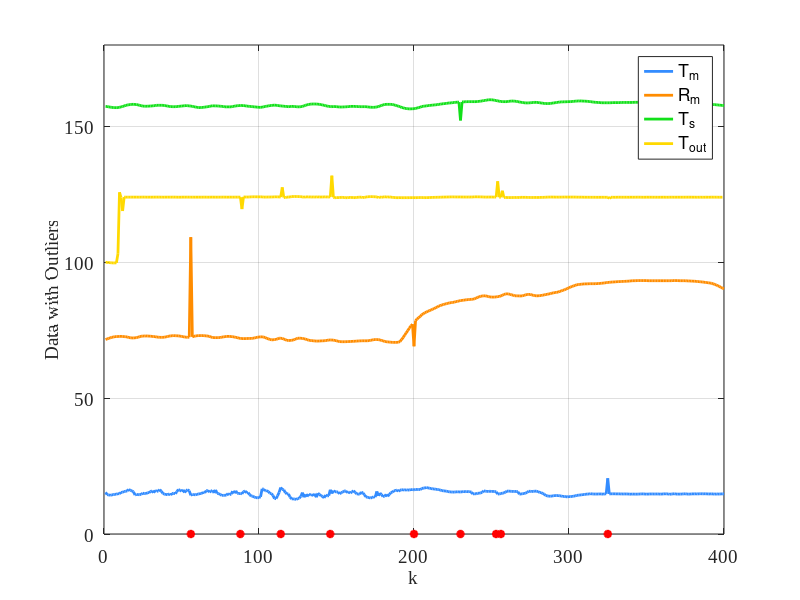
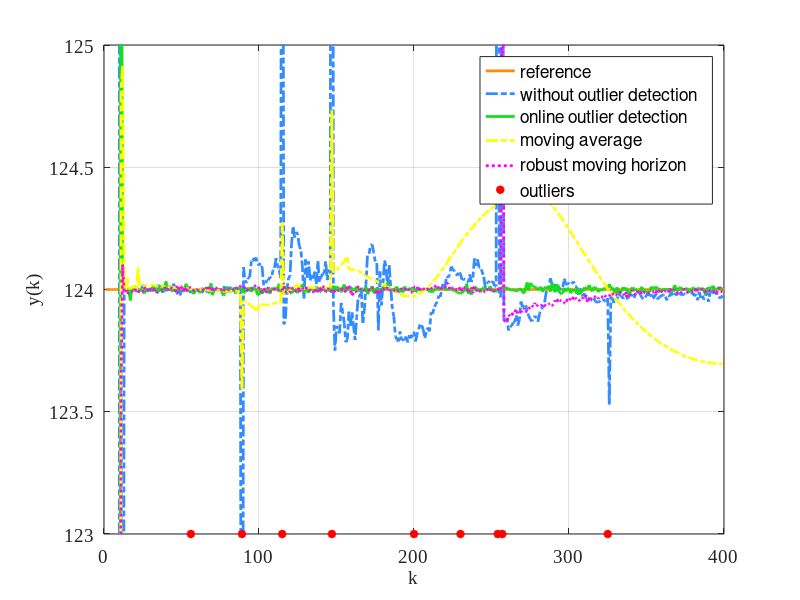

Recreate these plots in MATLAB, in order.
clear;
clc;

load('Data210903.mat')
OriData = OriData(201:600,:);
InitTemp = OriData(:,2);         %  x1  
Speed = OriData(:,3);            %  x2  
SteamTemp = OriData(:,4);        %  x3  
Multi = OriData(:,1);            
x1 = Speed;
x2 = InitTemp;
x3 = SteamTemp;

x1(325) = x1(325)+5.8;
x2(56) = x2(56)+36.8;
x2(200) = x2(200)-8.8;
x3(230) = x3(230)-6.8;

figure(1)
plot(x1,'b','linewidth',2,'color',[0.20,0.55,1.00]);hold on;
plot(x2,'r','linewidth',2,'color',[1.00,0.55,0.00]);hold on;
plot(x3,'g','linewidth',2,'color',[0.07,0.88,0.10]);hold on;

%% BDC no outlier detection
N = 400;

%real parameter
theta = [ 0.0049; 0.9840; 0.0091; 0.0035; 0.0042; 0.0016 ];

%  reference
y_r = 124*ones(400,1);

% noise
e = 0.01*randn(1,N);
e(88) = -4.4;
e(114) = 3.6;
e(146) = 8;
e(253) = 5.8;
e(256) = 2.4;

% parameter estimation
theta_hat(:,2) = [0.01; 0.01; 0.01; 0.01; 0.01; 0.01];

% initial value
u = 0*ones(1,400);
y(1) = 100;
y(2) = 100;
y_real(1) = 100;
y_real(2) = 100;
P(:,:,1) = 100*eye(6);
P(:,:,2) = 100*eye(6);

u(2) = 1;
phi(:,2) = [u(2); y(2); y(1); x1(2); x2(2); x3(2)];

lamda=0.01;
gamma = 0;

for k = 2:398
    y_real(k+1) = theta'*phi(:,k);
    y(k+1) = y_real(k+1)+e(k);
       
    K(:,k) = P(:,:,k)*phi(:,k)*inv(0.01+phi(:,k)'*P(:,:,k)*phi(:,k));
    theta_hat(:,k+1) = theta_hat(:,k)+K(:,k)*(y(k+1)-theta_hat(:,k)'*phi(:,k));
    P(:,:,k+1) = (eye(6)-K(:,k)*phi(:,k)')*P(:,:,k);
 
    u(k+1) = -((P(1,2:6,k+1)+theta_hat(1,k+1)*theta_hat(2:6,k+1)')*[ y(k+1); y(k); x1(k+1); x2(k+1); x3(k+1)]-theta_hat(1,k+1)*y_r(k+2))/(P(1,1,k+1) +theta_hat(1,k+1)^2+gamma);
    flag = u(k+1)*P(1,1,k+1)+P(1,2:6,k+1)*[ y(k+1); y(k); x1(k+1); x2(k+1); x3(k+1)];
        if flag>=0
            u(k+1) = u(k+1)+lamda*trace(P(:,:,k+1));
        end
        if flag<0
            u(k+1) = u(k+1)-lamda*trace(P(:,:,k+1));
        end

    phi(:,k+1) = [u(k+1); y(k+1); y(k); x1(k+1); x2(k+1); x3(k+1)];
    
end

y_BDC_no = y;
plot(y,'y','linewidth',2,'color',[1.00,0.85,0.00]);hold on;
outlier_k = [56; 88; 114; 146; 200; 253; 256; 230; 325];
outlierplot = zeros(1,400);
plot(outlier_k, outlierplot(outlier_k),'*r','linewidth',2);hold off;
axis([0 400 0 180])
set(gca,'FontSize',14,'Fontname', 'Times New Roman');
xlabel('k','fontsize',14); % x
ylabel('Data with Outliers','fontsize',14); % y
legend('T_m','R_m','T_s','T_{out}')
grid on;


%% BDC+online outlier detetion
clear u  y theta_hat phi K P;

N = 400;

%real parameter
theta = [ 0.0049; 0.9840; 0.0091; 0.0035; 0.0042; 0.0016 ];

%  reference
y_r = 124*ones(400,1);

%%%%% outlier %%%%%
e = 0.01*randn(1,N);
e(88) = -4.4;
e(114) = 3.6;
e(146) = 8;
e(253) = 5.8;
e(256) = 2.4;

% parameter estimation
theta_hat(:,2) = [0.01; 0.01; 0.01; 0.01; 0.01; 0.01];

% initial value
u = 0*ones(1,400);
y(1) = 100;
y(2) = 100;
y_real(1) = 100;
y_real(2) = 100;
P(:,:,1) = 100*eye(6);
P(:,:,2) = 100*eye(6);

u(2) = (y_r(3)-(theta_hat(2:6,2)'*[ y(2); y(1); x1(2); x2(2); x3(2)]))/theta_hat(1,2);
u(2) = 1;
phi(:,2) = [u(2); y(2); y(1); x1(2); x2(2); x3(2)];
lamda=0.01;
gamma = 0;

%outlier detection set
Dimension = 4;              %

eta_dist = 3.8;
eta_direct =1.55;  %2

dist_store(1) = 0.1;  %  
direct_store(:,1) = [0.1; 0.1; 0.1; 0.1];  % 
nonOutlier = 2;
flag_dist=0;
flag_direct=0;
flag_outlier = 0;

i_dis = 0;
i_dir_1 = 0;
i_dir_2 = 0;
i_dir_3 = 0;
i_dir_4 = 0;

a=0;

for k = 2:398
    y_real(k+1) = theta'*phi(:,k);
    y(k+1) = y_real(k+1)+e(k);
    
    if k>=21

%%%%%%%%%%%%%  online outlier detection   %%%%%%%%%
        dist_store(k) = 0.000000001+norm([y(k); x1(k); x2(k); x3(k)]-[y(k-1); x1(k-1); x2(k-1); x3(k-1)]);         %
        delta_d = std(dist_store(1:k));      % 
        
        % 
        END = 0;       
        for i = 1:k
            END = END +  2*i/k/(k+1)*dist_store(i);
        end          
        if k>=11        
                for i = k-10:k
                     END = END + 2*i/11/(2*k-10)*dist_store(i);
                end
        end
        if k<11   
                for i = 1:k
                    END = END +  2*i/k/(k+1)*dist_store(i);
                end     
        end      

         
        BoundUp_dist = END+eta_dist*delta_d;
        BoundDown_dist = END-eta_dist*delta_d;       
        
        dist_up(k) = BoundUp_dist;
        dist_do(k) = BoundDown_dist;
        
        dist_real = norm([y(k+1); x1(k+1); x2(k+1); x3(k+1)]-[y(k); x1(k); x2(k); x3(k)]);        
        dis_real_p(k) = dist_real;
        
        flag_dist=0;
        if dist_real<BoundDown_dist  ||  dist_real>BoundUp_dist
            flag_dist = 1;
            i_dis = i_dis+1;
            criti_dis(i_dis) = k;
        end      

  
             direct_store(:,k) = ([y(k); x1(k); x2(k); x3(k)]-[y(k-1); x1(k-1); x2(k-1); x3(k-1)])/(0.00000001+norm([y(k); x1(k); x2(k); x3(k)]-[y(k-1); x1(k-1); x2(k-1); x3(k-1)]));  %方向
             delta_v = std(direct_store(:,1:k),0,2);      % 

            ENDV=zeros(Dimension,1);
            if k>=11        
                    for i = k-10:k
                        for j=1:Dimension
                                ENDV(j) = ENDV(j) + 2*i/11/(2*k-10)*direct_store(j,i);
                        end
                    end
            end
            if k<11    
                    for i = 1:k
                        for j=1:Dimension
                                ENDV(j) = ENDV(j) + 2*i/k/(k+1)*direct_store(j,i);
                        end
                    end            
            end

            BoundUp_direct = ENDV+eta_direct*delta_v;
            BoundDown_direct = ENDV-eta_direct*delta_v;  

            dir_up(:,k) = BoundUp_direct;
            dir_do(:,k) = BoundDown_direct;

            direct_real = ([y(k+1); x1(k+1); x2(k+1); x3(k+1)]-[y(k); x1(k); x2(k); x3(3)])/norm([y(k+1); x1(k+1); x2(k+1); x3(k+1)]-[y(k); x1(k); x2(k); x3(k)]);
             dir_real_p(:,k) = direct_real;

        flag_direct=0;
        for i=1:Dimension
            if direct_real(i)<BoundDown_direct(i)  || direct_real(i)>BoundUp_direct(i) 
                flag_direct = 1;
                if i==1
                        i_dir_1 = i_dir_1+1;
                        criti_dir_1(i_dir_1) = k;
                end
                if i==2
                        i_dir_2 = i_dir_2+1;
                        criti_dir_2(i_dir_2) = k;
                end
                if i==3
                        i_dir_3 = i_dir_3+1;
                        criti_dir_3(i_dir_3) = k;
                end
                if i==4
                        i_dir_4 = i_dir_4+1;
                        criti_dir_4(i_dir_4) = k;
                end
            end         
        end    

            if flag_dist==1 &&flag_direct==1
                a=a+1;
                outlier(a)=k+1;   
                 x1(k+1) = x1(k);
                 x2(k+1) = x2(k);
                 x3(k+1) = x3(k);
                  y(k+1) = y(k);

            else
                flag_outlier = 0;
                nonOutlier = k+1;
            end        

    end
     
    K(:,k) = P(:,:,k)*phi(:,k)*inv(0.01+phi(:,k)'*P(:,:,k)*phi(:,k));
    theta_hat(:,k+1) = theta_hat(:,k)+K(:,k)*(y(k+1)-theta_hat(:,k)'*phi(:,k));
    P(:,:,k+1) = (eye(6)-K(:,k)*phi(:,k)')*P(:,:,k);

    u(k+1) = -((P(1,2:6,k+1)+theta_hat(1,k+1)*theta_hat(2:6,k+1)')*[ y(k+1); y(k); x1(k+1); x2(k+1); x3(k+1)]-theta_hat(1,k+1)*y_r(k+2))/(P(1,1,k+1) +theta_hat(1,k+1)^2+gamma);
    flag = u(k+1)*P(1,1,k+1)+P(1,2:6,k+1)*[ y(k+1); y(k); x1(k+1); x2(k+1); x3(k+1)];
        if flag>=0
            u(k+1) = u(k+1)+lamda*trace(P(:,:,k+1));
        end
        if flag<0
            u(k+1) = u(k+1)-lamda*trace(P(:,:,k+1));
        end

    phi(:,k+1) = [u(k+1); y(k+1); y(k); x1(k+1); x2(k+1); x3(k+1)];
    
end
outlier_x = 123*ones(1,a);
y_BDC_online = y;
figure(2)
ref = 124*ones(1,400);
plot(ref,'r','linewidth',2,'color',[1.00,0.55,0.00]);hold on;
plot(y_BDC_no,'-.b','linewidth',2,'color',[0.20,0.55,1.00]);hold on;
plot(y_BDC_online,'g','linewidth',2,'color',[0.07,0.88,0.10]);hold on;

%% BDC+MA
clear u  y theta_hat phi K P;

N = 400;

%real parameter
theta = [ 0.0049; 0.9840; 0.0091; 0.0035; 0.0042; 0.0016 ];

%  reference
y_r = 124*ones(400,1);

% noise
%%%%% outlier %%%%%
e = 0.01*randn(1,N);
% e(29) = -4;
e(88) = -4.4;
e(114) = 3.6;
e(146) = 8;
e(253) = 5.8;
e(256) = 2.4;

% parameter estimation
theta_hat(:,2) = [0.01; 0.01; 0.01; 0.01; 0.01; 0.01];

% initial value
u = 0*ones(1,400);
y(1) = 100;
y(2) = 100;
y_real(1) = 100;
y_real(2) = 100;
P(:,:,1) = 100*eye(6);
P(:,:,2) = 100*eye(6);

u(2) = (y_r(3)-(theta_hat(2:6,2)'*[ y(2); y(1); x1(2); x2(2); x3(2)]))/theta_hat(1,2);
u(2) = 1;
phi(:,2) = [u(2); y(2); y(1); x1(2); x2(2); x3(2)];

lamda=0.01;
gamma = 0;

%outlier detection set
Dimension = 4;         

eta_dist = 3.8;
eta_direct =1.55;  %2

dist_store(1) = 0.1;  
direct_store(:,1) = [0.1; 0.1; 0.1; 0.1];  
nonOutlier = 2;
flag_dist=0;
flag_direct=0;
flag_outlier = 0;

i_dis = 0;
i_dir_1 = 0;
i_dir_2 = 0;
i_dir_3 = 0;
i_dir_4 = 0;

a=0;


for k = 2:398
    y_real(k+1) = theta'*phi(:,k);
    y(k+1) = y_real(k+1)+e(k);

    if k>=21
        for nn = 1:10
            y(k+1) = y(k+1-nn)+y(k+1);
            x1(k+1) = x1(k+1-nn)+x1(k+1);
            x2(k+1) = x2(k+1-nn)+x2(k+1);
            x3(k+1) = x3(k+1-nn)+x3(k+1);
        end
        y(k+1) = 1/11*y(k+1);
        x1(k+1) = 1/11*x1(k+1);
        x2(k+1) = 1/11*x2(k+1);
        x3(k+1) = 1/11*x3(k+1);
    end

     
    K(:,k) = P(:,:,k)*phi(:,k)*inv(0.01+phi(:,k)'*P(:,:,k)*phi(:,k));
    theta_hat(:,k+1) = theta_hat(:,k)+K(:,k)*(y(k+1)-theta_hat(:,k)'*phi(:,k));
    P(:,:,k+1) = (eye(6)-K(:,k)*phi(:,k)')*P(:,:,k);

    u(k+1) = -((P(1,2:6,k+1)+theta_hat(1,k+1)*theta_hat(2:6,k+1)')*[ y(k+1); y(k); x1(k+1); x2(k+1); x3(k+1)]-theta_hat(1,k+1)*y_r(k+2))/(P(1,1,k+1) +theta_hat(1,k+1)^2+gamma);
    flag = u(k+1)*P(1,1,k+1)+P(1,2:6,k+1)*[ y(k+1); y(k); x1(k+1); x2(k+1); x3(k+1)];
        if flag>=0
            u(k+1) = u(k+1)+lamda*trace(P(:,:,k+1));
        end
        if flag<0
            u(k+1) = u(k+1)-lamda*trace(P(:,:,k+1));
        end

    phi(:,k+1) = [u(k+1); y(k+1); y(k); x1(k+1); x2(k+1); x3(k+1)];
    
end
y_BDC_MA = y;
plot(y_BDC_MA,'-.y','linewidth',2);hold on;

%% BDC+MH
clear u  y theta_hat phi K P;

N = 400;

%real parameter
theta = [ 0.0049; 0.9840; 0.0091; 0.0035; 0.0042; 0.0016 ];

%  reference
y_r = 124*ones(400,1);

% noise
%%%%% outlier %%%%%
e = 0.01*randn(1,N);
% e(29) = -4;
e(88) = -4.4;
e(114) = 3.6;
e(146) = 8;
e(253) = 5.8;
e(256) = 2.4;

% parameter estimation
theta_hat(:,2) = [0.01; 0.01; 0.01; 0.01; 0.01; 0.01];

% initial value
u = 0*ones(1,400);
y(1) = 100;
y(2) = 100;
y_real(1) = 100;
y_real(2) = 100;
P(:,:,1) = 100*eye(6);
P(:,:,2) = 100*eye(6);

u(2) = (y_r(3)-(theta_hat(2:6,2)'*[ y(2); y(1); x1(2); x2(2); x3(2)]))/theta_hat(1,2);
u(2) = 1;
phi(:,2) = [u(2); y(2); y(1); x1(2); x2(2); x3(2)];
lamda=0.01;
gamma = 0;

%outlier detection set
Dimension = 4;           

eta_dist = 3.8;
eta_direct =1.55;  %2


dist_store(1) = 0.1; 
direct_store(:,1) = [0.1; 0.1; 0.1; 0.1]; 
nonOutlier = 2;
flag_dist=0;
flag_direct=0;
flag_outlier = 0;

i_dis = 0;
i_dir_1 = 0;
i_dir_2 = 0;
i_dir_3 = 0;
i_dir_4 = 0;

a=0;


for k = 2:398
    y_real(k+1) = theta'*phi(:,k);
    y(k+1) = y_real(k+1)+e(k);
    delta_y(k+1) = (y(k+1)-theta_hat(:,k)'*phi(:,k))^2;

    J_MH(:,1) = zeros(5,1);
    if k>=21
        sum = delta_y(k+1)+delta_y(k)+delta_y(k-1)+delta_y(k-2)+delta_y(k-3);
        for nn = 1:5
            J_MH(nn,1) = sum - delta_y(k+nn-4);
        end
        [value, iter] = min(J_MH);
        if iter==5
            y(k+1) = y(k);
        end  
    end

     
    K(:,k) = P(:,:,k)*phi(:,k)*inv(0.01+phi(:,k)'*P(:,:,k)*phi(:,k));
    theta_hat(:,k+1) = theta_hat(:,k)+K(:,k)*(y(k+1)-theta_hat(:,k)'*phi(:,k));
    P(:,:,k+1) = (eye(6)-K(:,k)*phi(:,k)')*P(:,:,k);

    u(k+1) = -((P(1,2:6,k+1)+theta_hat(1,k+1)*theta_hat(2:6,k+1)')*[ y(k+1); y(k); x1(k+1); x2(k+1); x3(k+1)]-theta_hat(1,k+1)*y_r(k+2))/(P(1,1,k+1) +theta_hat(1,k+1)^2+gamma);
    flag = u(k+1)*P(1,1,k+1)+P(1,2:6,k+1)*[ y(k+1); y(k); x1(k+1); x2(k+1); x3(k+1)];
        if flag>=0
            u(k+1) = u(k+1)+lamda*trace(P(:,:,k+1));
        end
        if flag<0
            u(k+1) = u(k+1)-lamda*trace(P(:,:,k+1));
        end

    phi(:,k+1) = [u(k+1); y(k+1); y(k); x1(k+1); x2(k+1); x3(k+1)];
    
end
y_BDC_MH = y;
plot(y_BDC_MH,':m','linewidth',2);hold on;
plot(outlier, outlier_x,'*r','linewidth',2);hold off;
axis([0 400 123 125])
set(gca,'FontSize',14,'Fontname', 'Times New Roman');
xlabel('k','fontsize',14); 
ylabel('y(k)','fontsize',14); 
legend('reference','without outlier detection','online outlier detection','moving average', 'robust moving horizon','outliers')
grid on;



